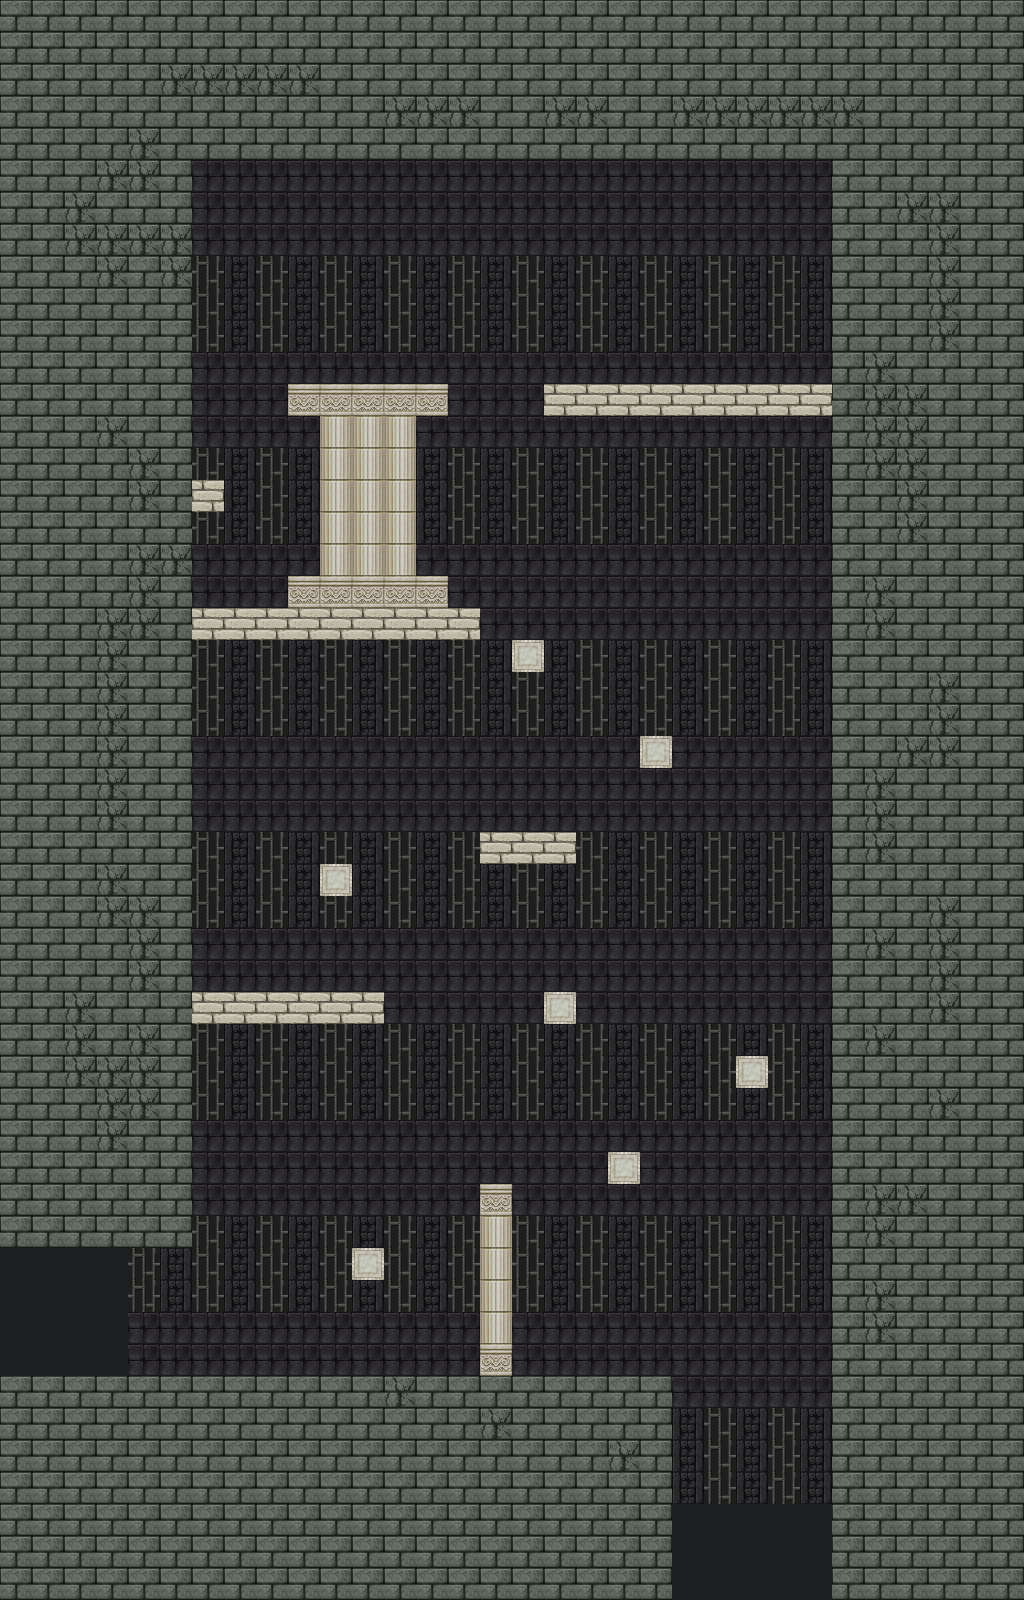

Rendered tile map (Tiled .tmx) drawn with the repository's tilesets; below, a short description and the map source with its tile grids summarised:
An orthogonal 32x50 tile map with 32x32 px tiles, 3 tile layers (BG, BG2, Tile Layer 1) and 24 objects (19x Terrain, Start, characollider, lizardcollider, Death, ...).

<map version="1.2" tiledversion="1.2.5" orientation="orthogonal" renderorder="right-down" width="32" height="50" tilewidth="32" tileheight="32" infinite="0" nextlayerid="8" nextobjectid="31">
 <tileset firstgid="1" source="Platis.tsx" />
 <layer id="2" name="BG" width="32" height="50">
  <properties>
   <property name="parallax" type="float" value="0" />
  </properties>
  <data>[1600 cells, 1600 non-empty, 1 distinct tile ids]</data>
 </layer>
 <layer id="3" name="BG2" width="32" height="50">
  <properties>
   <property name="parallax" type="float" value="0.7" />
  </properties>
  <data>[1600 cells, 1600 non-empty, 3 distinct tile ids]</data>
 </layer>
 <layer id="1" name="Tile Layer 1" width="32" height="50">
  <data>[1600 cells, 878 non-empty, 8 distinct tile ids]</data>
 </layer>
 <objectgroup id="4" name="COLLIDER_WALL">
  <object id="1" name="Terrain" x="-102" y="-64" width="296" height="1310" />
  <object id="2" name="Terrain" x="150" y="-2" width="874" height="158" />
  <object id="3" name="Terrain" x="834" y="152" width="190" height="1442" />
  <object id="4" name="Terrain" x="-78" y="1382" width="748" height="224" />
  <object id="5" name="Terrain" x="545" y="385" width="287" height="32" />
  <object id="6" name="Terrain" x="288" y="384" width="159" height="12" />
  <object id="7" name="Terrain" x="185" y="482" width="36" height="15" />
  <object id="8" name="Terrain" x="289" y="575" width="157" height="25" />
  <object id="9" name="Terrain" x="177" y="608" width="302" height="29" />
  <object id="10" name="Terrain" x="511" y="644" width="32" height="16" />
  <object id="13" name="Terrain" x="640" y="736" width="32" height="23" />
  <object id="14" name="Terrain" x="479" y="833" width="95" height="16" />
  <object id="15" name="Terrain" x="322" y="865" width="25" height="11" />
  <object id="17" name="Terrain" x="184" y="994" width="198" height="22" />
  <object id="18" name="Terrain" x="543" y="993" width="30" height="16" />
  <object id="21" name="Terrain" x="737" y="1055" width="29" height="17" />
  <object id="22" name="Terrain" x="610" y="1153" width="28" height="16" />
  <object id="23" name="Terrain" x="480" y="1186" width="33" height="192" />
  <object id="24" name="Terrain" x="353" y="1248" width="28" height="14" />
 </objectgroup>
 <objectgroup id="5" name="COLLIDER_CHARA">
  <object id="25" name="Start" x="46" y="1292" width="132" height="83" />
  <object id="26" name="characollider" x="103" y="1324" width="21" height="51" />
  <object id="28" name="lizardcollider" x="101" y="1357" width="54" height="18" />
 </objectgroup>
 <objectgroup id="6" name="COLLIDER_DEATH">
  <object id="29" name="Death" x="663" y="1550" width="184" height="50" />
 </objectgroup>
 <objectgroup id="7" name="COLLIDER_JUMPABLE">
  <object id="30" name="Background" x="216" y="1347" width="22" height="20" />
 </objectgroup>
</map>